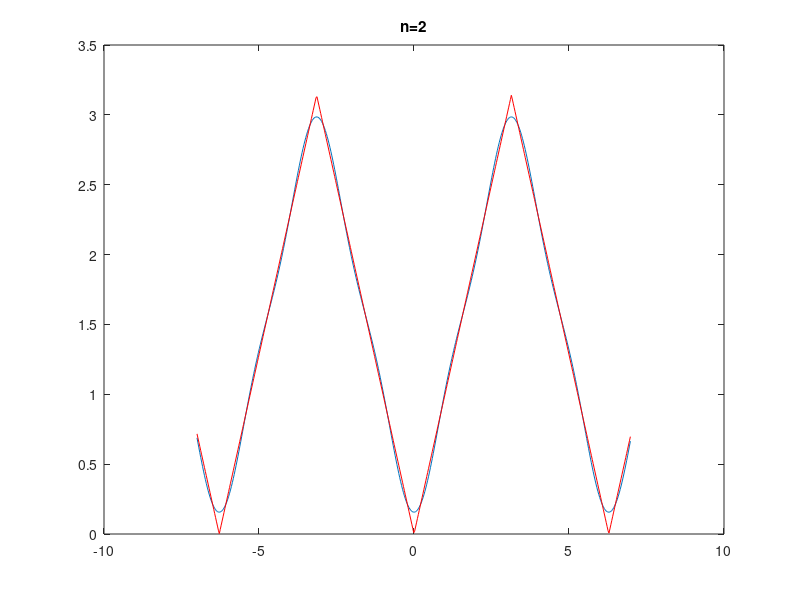

Reproduce this figure in MATLAB.
clf;

xx=-7:0.03:7;
% eredeti fureszfog: F(t)=t-floor(t), ezt kell transzformalni
% 2pi*F(t/(2pi)+pi)-pi
function ret=f(t)
   ret=abs(2*pi*((t+pi)/(2*pi)-floor((t+pi)/(2*pi)))-pi);
end

function ret=psum(t,n)
   ret=zeros(size(t));
   for it=1:n
      ret=ret+cos((2*it-1)*t)/((2*it-1)^2);
   end
   ret=pi/2-4/pi*ret;
end
fig=figure(1);
%set(fig,'papertype','a4')
nf=1; mul=2;
for it=1:nf
   subplot(nf,1,it);
   plot(xx,psum(xx,mul*it));
   hold on;
   plot(xx,f(xx),'r');
   title(sprintf('n=%d',mul*it));
end

print('absz','-depsc') ;
